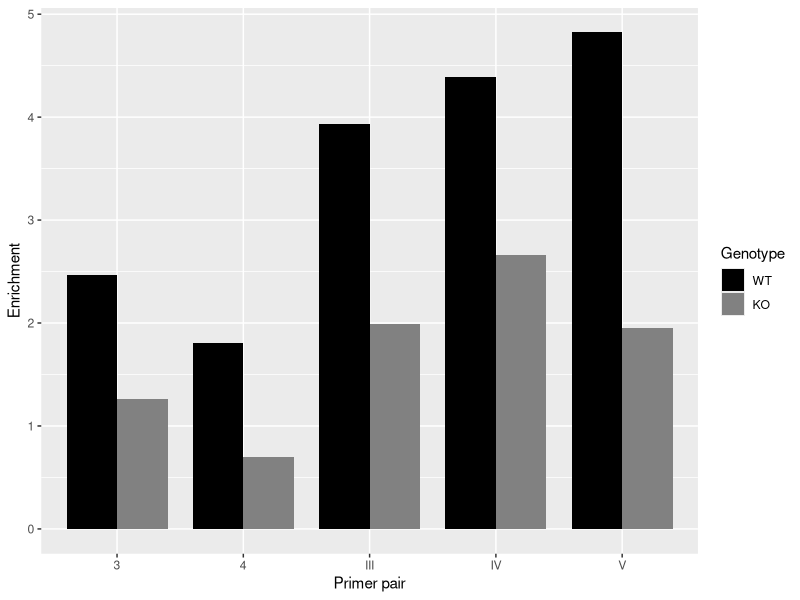

R code for this plot:
library(readxl)
library(dplyr)
library(ggplot2)


# read in data
data <- read_excel("./data/qPCR results_ct values (Practical_2020).xlsx", skip=1)

# we are only interested in the position and the Ct value
data <- data %>%
    select(c("Pos", "Cp"))

# further select only the positions that we are interested in. For me: WT+4OHT vs ID3-KO+4OHT for both input and H4K16ac

# select the desired values for the 10% input ----
WT.input.DSB3 <- data %>%
    filter(Pos %in% c("J1", "J2", "J3")) %>%
    select("Cp") 

KO.input.DSB3 <- data %>%
    filter(Pos %in% c("J5", "J6", "J7")) %>%
    select("Cp")

WT.input.DSB4 <- data %>%
    filter(Pos %in% c("K1", "K2", "K3")) %>%
    select("Cp")

KO.input.DSB4 <- data %>%
    filter(Pos %in% c("K5", "K6", "K7")) %>%
    select("Cp")

WT.input.DSBIII <- data %>%
    filter(Pos %in% c("L1", "L2", "L3")) %>%
    select("Cp")

KO.input.DSBIII <- data %>%
    filter(Pos %in% c("L5", "L6", "L7")) %>%
    select("Cp")

WT.input.DSBIV <- data %>%
    filter(Pos %in% c("M1", "M2", "M3")) %>%
    select("Cp")

KO.input.DSBIV <- data %>%
    filter(Pos %in% c("M5", "M6", "M7")) %>%
    select("Cp")

WT.input.DSBV <- data %>%
    filter(Pos %in% c("N1", "N2", "N3")) %>%
    select("Cp")

KO.input.DSBV <- data %>%
    filter(Pos %in% c("N5", "N6", "N7")) %>%
    select("Cp")


# select the desired values for the H4K16ac ----
WT.H4K16ac.DSB3 <- data %>%
    filter(Pos %in% c("J17", "J18", "J19")) %>%
    select("Cp")

KO.H4K16ac.DSB3 <- data %>%
    filter(Pos %in% c("J21", "J22", "J23")) %>%
    select("Cp")

WT.H4K16ac.DSB4 <- data %>%
    filter(Pos %in% c("K17", "K18", "K19")) %>%
    select("Cp")

KO.H4K16ac.DSB4 <- data %>%
    filter(Pos %in% c("K21", "K22", "K23")) %>%
    select("Cp")

WT.H4K16ac.DSBIII <- data %>%
    filter(Pos %in% c("L17", "L18", "L19")) %>%
    select("Cp")

KO.H4K16ac.DSBIII <- data %>%
    filter(Pos %in% c("L21", "L22", "L23")) %>%
    select("Cp")

WT.H4K16ac.DSBIV <- data %>%
    filter(Pos %in% c("M17", "M18", "M19")) %>%
    select("Cp")

KO.H4K16ac.DSBIV <- data %>%
    filter(Pos %in% c("M21", "M22", "M23")) %>%
    select("Cp")

WT.H4K16ac.DSBV <- data %>%
    filter(Pos %in% c("N17", "N18", "N19")) %>%
    select("Cp")

KO.H4K16ac.DSBV <- data %>%
    filter(Pos %in% c("N21", "N22", "N23")) %>%
    select("Cp")





# for the input sample, calculate the average and substract 3.322 (number of cycles which would be needed to reach 100%) ----

WT.input.DSB3.corrected <- mean(WT.input.DSB3$Cp)-3.322
WT.input.DSB4.corrected <- mean(WT.input.DSB4$Cp)-3.322
WT.input.DSBIII.corrected <- mean(WT.input.DSBIII$Cp)-3.322
WT.input.DSBIV.corrected <- mean(WT.input.DSBIV$Cp)-3.322
WT.input.DSBV.corrected <- mean(WT.input.DSBV$Cp)-3.322

KO.input.DSB3.corrected <- mean(KO.input.DSB3$Cp)-3.322
KO.input.DSB4.corrected <- mean(KO.input.DSB4$Cp)-3.322
KO.input.DSBIII.corrected <- mean(KO.input.DSBIII$Cp)-3.322
KO.input.DSBIV.corrected <- mean(KO.input.DSBIV$Cp)-3.322
KO.input.DSBV.corrected <- mean(KO.input.DSBV$Cp)-3.322

# caculate the enrichment for H4K16ac for each individual well with the following equation 100*2^-Ct sample /2^-Ct input. 
# For Ct input use the above calculated average ----

WT.H4K16ac.DSB3 <- WT.H4K16ac.DSB3 %>%
    mutate(enrichment = 100*(2^-WT.H4K16ac.DSB3$Cp/2^-WT.input.DSB3.corrected)) 

WT.H4K16ac.DSB4 <- WT.H4K16ac.DSB4 %>%
    mutate(enrichment = 100*(2^-WT.H4K16ac.DSB4$Cp/2^-WT.input.DSB4.corrected))

WT.H4K16ac.DSBIII <- WT.H4K16ac.DSBIII %>%
    mutate(enrichment = 100*(2^-WT.H4K16ac.DSBIII$Cp/2^-WT.input.DSBIII.corrected))

WT.H4K16ac.DSBIV <- WT.H4K16ac.DSBIV %>%
    mutate(enrichment = 100*(2^-WT.H4K16ac.DSBIV$Cp/2^-WT.input.DSBIV.corrected))

WT.H4K16ac.DSBV <- WT.H4K16ac.DSBV %>%
    mutate(enrichment = 100*(2^-WT.H4K16ac.DSBV$Cp/2^-WT.input.DSBV.corrected))


KO.H4K16ac.DSB3 <- KO.H4K16ac.DSB3 %>%
    mutate(enrichment = 100*(2^-KO.H4K16ac.DSB3$Cp/2^-KO.input.DSB3.corrected))

KO.H4K16ac.DSB4 <- KO.H4K16ac.DSB4 %>%
    mutate(enrichment = 100*(2^-KO.H4K16ac.DSB4$Cp/2^-KO.input.DSB4.corrected))

KO.H4K16ac.DSBIII <- KO.H4K16ac.DSBIII %>%
    mutate(enrichment = 100*(2^-KO.H4K16ac.DSBIII$Cp/2^-KO.input.DSBIII.corrected))

KO.H4K16ac.DSBIV <- KO.H4K16ac.DSBIV %>%
    mutate(enrichment = 100*(2^-KO.H4K16ac.DSBIV$Cp/2^-KO.input.DSBIV.corrected))

KO.H4K16ac.DSBV <- KO.H4K16ac.DSBV %>%
    mutate(enrichment = 100*(2^-KO.H4K16ac.DSBV$Cp/2^-KO.input.DSBV.corrected))






# average the calculated enrichments for each primer ----

WT.H4K16ac.DSB3.enrichment <- mean(WT.H4K16ac.DSB3$enrichment)
WT.H4K16ac.DSB4.enrichment <- mean(WT.H4K16ac.DSB4$enrichment)
WT.H4K16ac.DSBIII.enrichment <- mean(WT.H4K16ac.DSBIII$enrichment)
WT.H4K16ac.DSBIV.enrichment <- mean(WT.H4K16ac.DSBIV$enrichment)
WT.H4K16ac.DSBV.enrichment <- mean(WT.H4K16ac.DSBV$enrichment)

KO.H4K16ac.DSB3.enrichment <- mean(KO.H4K16ac.DSB3$enrichment)
KO.H4K16ac.DSB4.enrichment <- mean(KO.H4K16ac.DSB4$enrichment)
KO.H4K16ac.DSBIII.enrichment <- mean(KO.H4K16ac.DSBIII$enrichment)
KO.H4K16ac.DSBIV.enrichment <- mean(KO.H4K16ac.DSBIV$enrichment)
KO.H4K16ac.DSBV.enrichment <- mean(KO.H4K16ac.DSBV$enrichment)










# generate the data frame which will be used for plotting ---- 

overview <- data.frame(
    Genotype = c(rep("WT",5), rep("KO",5)),
    primer = rep(c("3", "4", "III", "IV", "V"),2),
    # now the actual enrichments. First WT 3,4,III,IV,V then  KO 3,4,III,IV,V
    enrichment = c(WT.H4K16ac.DSB3.enrichment, WT.H4K16ac.DSB4.enrichment, WT.H4K16ac.DSBIII.enrichment, WT.H4K16ac.DSBIV.enrichment, WT.H4K16ac.DSBV.enrichment,
                   KO.H4K16ac.DSB3.enrichment, KO.H4K16ac.DSB4.enrichment, KO.H4K16ac.DSBIII.enrichment, KO.H4K16ac.DSBIV.enrichment, KO.H4K16ac.DSBV.enrichment)
)

# specify order of the plot
overview$Genotype <- factor(overview$Genotype, levels = c("WT", "KO"))

# plot the dataframe ---- 
ggplot(overview, aes(x=primer, y=enrichment, fill=Genotype, width=0.8))+
    geom_bar(stat="identity", position = "dodge")+
    ylab("Enrichment")+
    xlab("Primer pair")+
    scale_fill_manual(values = c("black", "#818181"))

